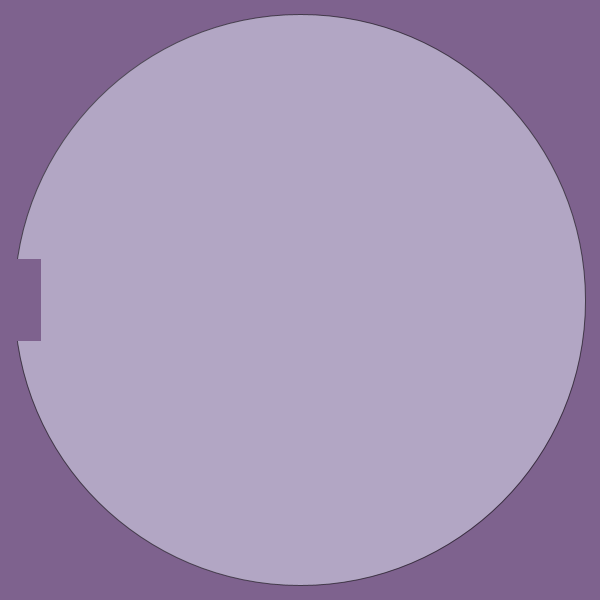
Frame 1 (no input)
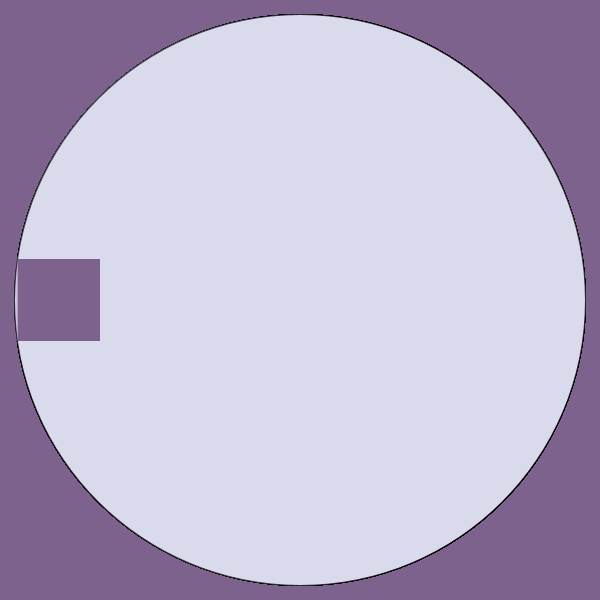
Frame 60 (the mouse pressed at the canvas centre just before this capture)
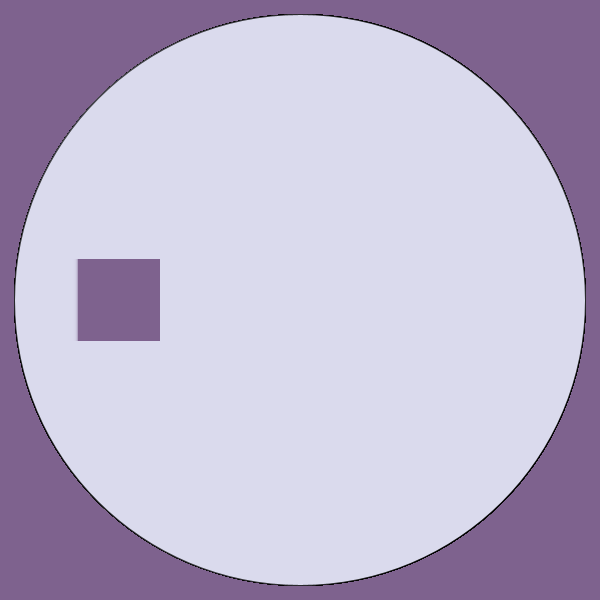
Frame 120 (the mouse held since frame 60 and released just before this capture)

The Processing sketch that drew these frames (run headless with seeded random() and noise(); from frame 60 on, the mouse is pressed at the canvas centre):

// Processing sketch: processing_72233
// ── processing_72233.pde

//data set
//by emily hundley

float X;
float Y;
int dir;
void setup(){
  
  size(600,600);
  colorMode(HSB,360,100,100,100);
  smooth();
  background(278,31,56);
  float X=1;
  float Y=2;
  int dir=1;
  
}
void draw(){
   // backround table
  fill(241,8,93,57);
  stroke(241,0,0,56); 
   ellipse(width/2,height/2,571,571); 
noFill();
  fill(278,31,56);
  stroke(278,31,56);
 rectMode(CENTER);rect(X++,height/2,81,81);
 


noFill();
if(X>=600){
  X=dir;
}


if(Y==100){
  Y=0;
}

}
